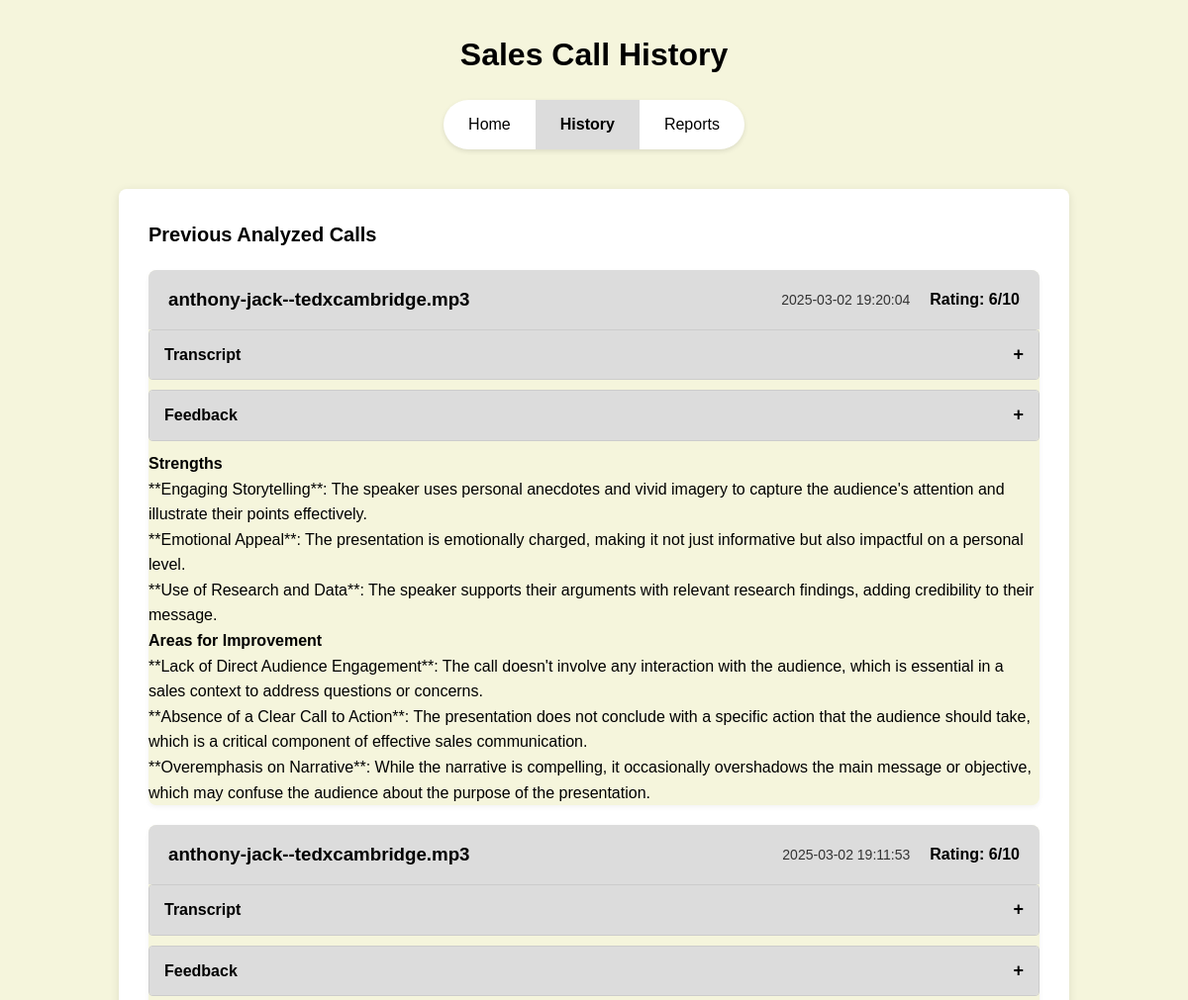
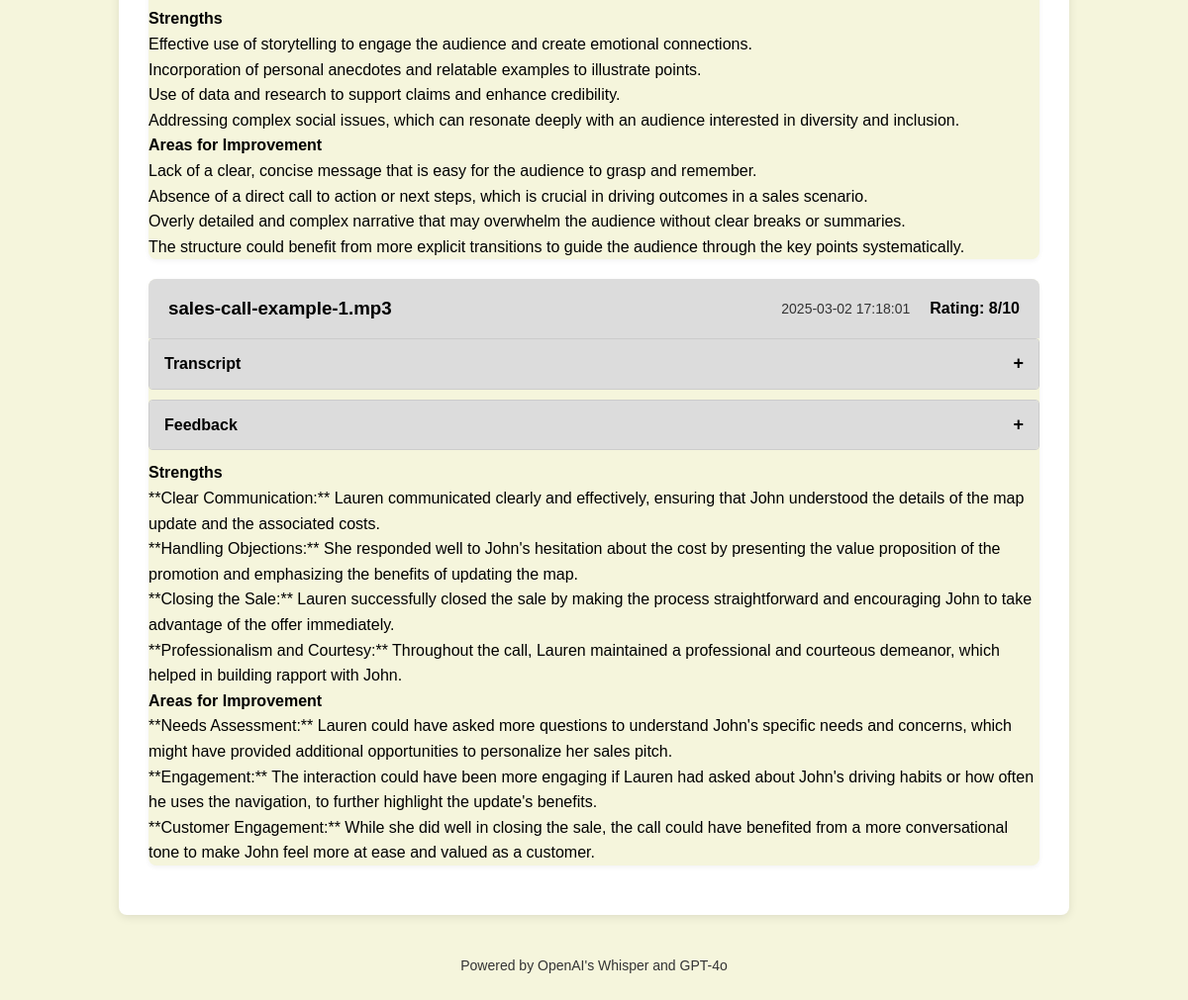
The app's page /history with its own data (2 pictures, top to bottom).
### tables this page shows
CREATE TABLE calls (
        id INTEGER PRIMARY KEY AUTOINCREMENT,
        filename TEXT NOT NULL,
        transcript TEXT NOT NULL,
        feedback TEXT NOT NULL,
        strengths TEXT,
        weaknesses TEXT,
        objections TEXT,
        overall_rating INTEGER,
        date_analyzed TIMESTAMP DEFAULT CURRENT_TIMESTAMP
    );

### app.py (the view)
@app.route('/history')
def history():
    conn = get_db_connection()
    calls = conn.execute('SELECT * FROM calls ORDER BY date_analyzed DESC').fetchall()
    conn.close()
    return render_template('history.html', calls=calls)

### app.py (called while the page is built)
@app.template_filter('fromjson')
def fromjson(value):
    return json.loads(value)

@app.after_request
def add_security_headers(response):
    response.headers['Vary'] = 'Cookie'
    response.headers['X-Frame-Options'] = 'SAMEORIGIN'
    response.headers['X-Content-Type-Options'] = 'nosniff'
    response.headers['Referrer-Policy'] = 'strict-origin-when-cross-origin'
    return response

def get_db_connection():
    conn = sqlite3.connect('sales_calls.db')
    conn.row_factory = sqlite3.Row
    return conn

### templates/history.html (shortened to what this page needs)
<!DOCTYPE html>
<html lang="en">
<head>
    <link rel="stylesheet" href="{{ url_for('static', filename='css/style.css') }}">
</head>
<body>
    <div class="container">
        <header>
            <h1>Sales Call History</h1>
            <nav class="main-nav">
                <ul>
                    <li><a href="{{ url_for('index') }}">Home</a></li>
                    <li><a href="{{ url_for('history') }}" class="active">History</a></li>
                    <li><a href="{{ url_for('reports') }}">Reports</a></li>
                </ul>
            </nav>
        </header>
        <main>
            <div class="history-section">
                <h2>Previous Analyzed Calls</h2>
                {% if calls %}
                    <div class="call-list">
                        {% for call in calls %}
                            <div class="call-card">
                                <div class="call-header">
                                    <h3>{{ call['filename'] }}</h3>
                                    <span class="call-date">{{ call['date_analyzed'] }}</span>
                                    <span class="call-rating">Rating: {{ call['overall_rating'] }}/10</span>
                                </div>
                                <div class="call-details">
                                    <div class="accordion">
                                        <div class="accordion-header">Transcript</div>
                                    </div>
                                    <div class="accordion">
                                        <div class="accordion-header">Feedback</div>
                                    </div>
                                    <div class="call-summary">
                                        <div class="strengths">
                                            <h4>Strengths</h4>
                                            <ul>
                                                {% if call['strengths'] %}
                                                    {% set strengths_list = call['strengths']|fromjson %}
                                                    {% for strength in strengths_list %}
                                                        <li>{{ strength }}</li>
                                                    {% endfor %}
                                                {% else %}
                                                    <li>No strengths recorded</li>
                                                {% endif %}
                                            </ul>
                                        </div>
                                        <div class="weaknesses">
                                            <h4>Areas for Improvement</h4>
                                            <ul>
                                                {% if call['weaknesses'] %}
                                                    {% set weaknesses_list = call['weaknesses']|fromjson %}
                                                    {% for weakness in weaknesses_list %}
                                                        <li>{{ weakness }}</li>
                                                    {% endfor %}
                                                {% else %}
                                                    <li>No weaknesses recorded</li>
                                                {% endif %}
                                            </ul>
                                        </div>
                                    </div>
                                </div>
                            </div>
                        {% endfor %}
                    </div>
                {% else %}
                    <p class="no-calls">No calls have been analyzed yet. <a href="{{ url_for('index') }}">Analyze your first call</a>.</p>
                {% endif %}
            </div>
        </main>
        <footer>
            <p>Powered by OpenAI's Whisper and GPT-4o</p>
        </footer>
    </div>
</body>
</html>

### static/css/style.css (style rules this page uses)
:root { --primary-bg: #f5f5dc; --secondary-bg: #ffffff; --primary-text: #000000; --secondary-text: #333333; --accent-color: #dcdcdc; --border-color: #cccccc; --focus-color: #3498db; --error-color: #e74c3c; }
* { box-sizing: border-box; margin: 0; padding: 0; }
body { font-family: 'Helvetica', Arial, sans-serif; font-size: 16px; line-height: 1.6; color: var(--primary-text); background-color: var(--primary-bg); }
.container { max-width: 1000px; margin: 0 auto; padding: 30px 20px; }
header { text-align: center; margin-bottom: 40px; }
h1 { font-size: 32px; font-weight: bold; color: var(--primary-text); }
h2 { font-size: 20px; margin-bottom: 15px; color: var(--primary-text); }
.main-nav { display: flex; justify-content: center; margin-top: 20px; }
.main-nav ul { display: flex; list-style-type: none; background-color: var(--secondary-bg); padding: 0; border-radius: 30px; overflow: hidden; box-shadow: 0 2px 5px rgba(0, 0, 0, 0.1); }
.main-nav li { margin: 0; }
.main-nav a { display: block; padding: 12px 25px; color: var(--primary-text); text-decoration: none; font-weight: 500; transition: all 0.3s ease; }
.main-nav a.active { background-color: var(--accent-color); font-weight: bold; }
.history-section { background-color: var(--secondary-bg); border-radius: 8px; padding: 30px; margin-bottom: 30px; box-shadow: 0 2px 10px rgba(0, 0, 0, 0.1); }
.call-list { margin-top: 20px; }
.call-card { background-color: var(--primary-bg); border-radius: 8px; margin-bottom: 20px; box-shadow: 0 2px 5px rgba(0, 0, 0, 0.05); overflow: hidden; }
.call-header { padding: 15px 20px; background-color: var(--accent-color); display: flex; align-items: center; justify-content: space-between; }
.call-header h3 { margin: 0; flex-grow: 1; }
.call-date { font-size: 14px; color: var(--secondary-text); margin-right: 20px; }
.call-rating { font-weight: bold; }
.accordion { margin-bottom: 10px; border: 1px solid var(--border-color); border-radius: 4px; overflow: hidden; }
.accordion-header { background-color: var(--accent-color); padding: 12px 15px; cursor: pointer; font-weight: bold; position: relative; }
.accordion-header:after { content: '+'; position: absolute; right: 15px; top: 10px; font-size: 18px; }
footer { text-align: center; margin-top: 40px; color: var(--secondary-text); font-size: 14px; }

### records on screen
calls: filename "anthony-jack--tedxcambridge.mp3", date_analyzed "2025-03-02 19:20:04", overall_rating "6", strengths_list "**Engaging Storytelling**: The speaker uses personal anecdotes and vivid imagery to capture the audience's attention and illustrate their points effectively." "**Emotional Appeal**: The presentation is emotionally charged, making it not just informative but also impactful on a personal level." "**Use of Research and Data**: The speaker supports their arguments with relevant research findings, adding credibility to their message.", weaknesses_list "**Lack of Direct Audience Engagement**: The call doesn't involve any interaction with the audience, which is essential in a sales context to address questions or concerns." "**Absence of a Clear Call to Action**: The presentation does not conclude with a specific action that the audience should take, which is a critical component of effective sales communication." "**Overemphasis on Narrative**: While the narrative is compelling, it occasionally overshadows the main message or objective, which may confuse the audience about the purpose of the presentation."
calls: filename "anthony-jack--tedxcambridge.mp3", date_analyzed "2025-03-02 19:11:53", overall_rating "6", strengths_list "Effective use of storytelling to engage the audience and create emotional connections." "Incorporation of personal anecdotes and relatable examples to illustrate points." "Use of data and research to support claims and enhance credibility." "Addressing complex social issues, which can resonate deeply with an audience interested in diversity and inclusion.", weaknesses_list "Lack of a clear, concise message that is easy for the audience to grasp and remember." "Absence of a direct call to action or next steps, which is crucial in driving outcomes in a sales scenario." "Overly detailed and complex narrative that may overwhelm the audience without clear breaks or summaries." "The structure could benefit from more explicit transitions to guide the audience through the key points systematically."
calls: filename "sales-call-example-1.mp3", date_analyzed "2025-03-02 17:18:01", overall_rating "8", strengths_list "**Clear Communication:** Lauren communicated clearly and effectively, ensuring that John understood the details of the map update and the associated costs." "**Handling Objections:** She responded well to John's hesitation about the cost by presenting the value proposition of the promotion and emphasizing the benefits of updating the map." "**Closing the Sale:** Lauren successfully closed the sale by making the process straightforward and encouraging John to take advantage of the offer immediately." "**Professionalism and Courtesy:** Throughout the call, Lauren maintained a professional and courteous demeanor, which helped in building rapport with John.", weaknesses_list "**Needs Assessment:** Lauren could have asked more questions to understand John's specific needs and concerns, which might have provided additional opportunities to personalize her sales pitch." "**Engagement:** The interaction could have been more engaging if Lauren had asked about John's driving habits or how often he uses the navigation, to further highlight the update's benefits." "**Customer Engagement:** While she did well in closing the sale, the call could have benefited from a more conversational tone to make John feel more at ease and valued as a customer."
